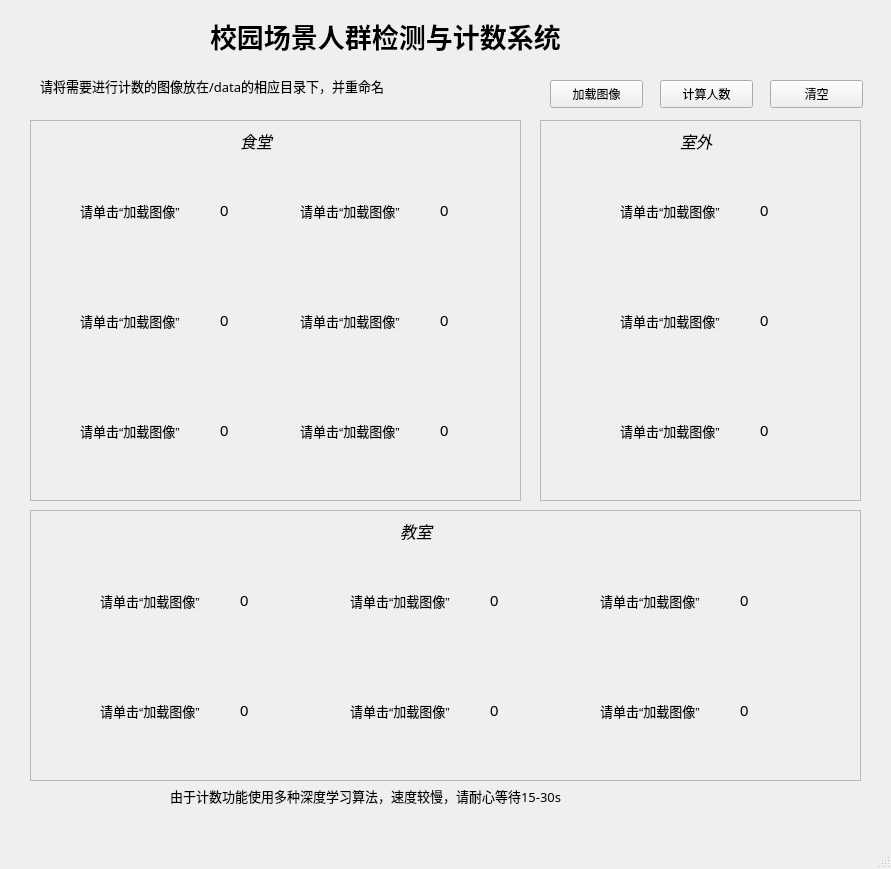
<?xml version="1.0" encoding="UTF-8"?>
<ui version="4.0">
 <class>MainWindow</class>
 <widget class="QMainWindow" name="MainWindow">
  <property name="geometry">
   <rect>
    <x>0</x>
    <y>0</y>
    <width>891</width>
    <height>869</height>
   </rect>
  </property>
  <property name="windowTitle">
   <string>MainWindow</string>
  </property>
  <widget class="QWidget" name="centralwidget">
   <widget class="QLabel" name="title">
    <property name="geometry">
     <rect>
      <x>210</x>
      <y>10</y>
      <width>461</width>
      <height>51</height>
     </rect>
    </property>
    <property name="font">
     <font>
      <family>楷体</family>
      <pointsize>20</pointsize>
      <weight>75</weight>
      <bold>true</bold>
     </font>
    </property>
    <property name="cursor">
     <cursorShape>UpArrowCursor</cursorShape>
    </property>
    <property name="text">
     <string>校园场景人群检测与计数系统</string>
    </property>
    <property name="textFormat">
     <enum>Qt::AutoText</enum>
    </property>
   </widget>
   <widget class="QPushButton" name="calculate_num_button">
    <property name="geometry">
     <rect>
      <x>660</x>
      <y>80</y>
      <width>93</width>
      <height>28</height>
     </rect>
    </property>
    <property name="text">
     <string>计算人数</string>
    </property>
   </widget>
   <widget class="QPushButton" name="show_image_button">
    <property name="geometry">
     <rect>
      <x>550</x>
      <y>80</y>
      <width>93</width>
      <height>28</height>
     </rect>
    </property>
    <property name="text">
     <string>加载图像</string>
    </property>
   </widget>
   <widget class="QLabel" name="notice_label">
    <property name="geometry">
     <rect>
      <x>40</x>
      <y>70</y>
      <width>491</width>
      <height>31</height>
     </rect>
    </property>
    <property name="font">
     <font>
      <family>楷体</family>
      <pointsize>10</pointsize>
      <weight>50</weight>
      <bold>false</bold>
     </font>
    </property>
    <property name="cursor">
     <cursorShape>UpArrowCursor</cursorShape>
    </property>
    <property name="text">
     <string>请将需要进行计数的图像放在/data的相应目录下，并重命名</string>
    </property>
    <property name="textFormat">
     <enum>Qt::AutoText</enum>
    </property>
   </widget>
   <widget class="QFrame" name="restaurant_frame">
    <property name="geometry">
     <rect>
      <x>30</x>
      <y>120</y>
      <width>491</width>
      <height>381</height>
     </rect>
    </property>
    <property name="font">
     <font>
      <pointsize>18</pointsize>
     </font>
    </property>
    <property name="frameShape">
     <enum>QFrame::StyledPanel</enum>
    </property>
    <property name="frameShadow">
     <enum>QFrame::Sunken</enum>
    </property>
    <property name="lineWidth">
     <number>50</number>
    </property>
    <property name="midLineWidth">
     <number>0</number>
    </property>
    <widget class="QLabel" name="res_result_1">
     <property name="geometry">
      <rect>
       <x>190</x>
       <y>80</y>
       <width>51</width>
       <height>21</height>
      </rect>
     </property>
     <property name="font">
      <font>
       <family>Arial</family>
       <pointsize>11</pointsize>
      </font>
     </property>
     <property name="text">
      <string>0</string>
     </property>
    </widget>
    <widget class="QLabel" name="res_image_1">
     <property name="geometry">
      <rect>
       <x>50</x>
       <y>40</y>
       <width>131</width>
       <height>101</height>
      </rect>
     </property>
     <property name="font">
      <font>
       <family>Arial</family>
       <pointsize>10</pointsize>
      </font>
     </property>
     <property name="text">
      <string>请单击“加载图像”</string>
     </property>
    </widget>
    <widget class="QLabel" name="restaurant_label">
     <property name="geometry">
      <rect>
       <x>210</x>
       <y>0</y>
       <width>51</width>
       <height>41</height>
      </rect>
     </property>
     <property name="sizePolicy">
      <sizepolicy hsizetype="Minimum" vsizetype="Preferred">
       <horstretch>0</horstretch>
       <verstretch>0</verstretch>
      </sizepolicy>
     </property>
     <property name="font">
      <font>
       <family>黑体</family>
       <pointsize>12</pointsize>
       <weight>50</weight>
       <italic>true</italic>
       <bold>false</bold>
      </font>
     </property>
     <property name="text">
      <string>食堂</string>
     </property>
    </widget>
    <widget class="QLabel" name="res_image_2">
     <property name="geometry">
      <rect>
       <x>50</x>
       <y>150</y>
       <width>131</width>
       <height>101</height>
      </rect>
     </property>
     <property name="font">
      <font>
       <family>Arial</family>
       <pointsize>10</pointsize>
      </font>
     </property>
     <property name="text">
      <string>请单击“加载图像”</string>
     </property>
    </widget>
    <widget class="QLabel" name="res_result_2">
     <property name="geometry">
      <rect>
       <x>190</x>
       <y>190</y>
       <width>51</width>
       <height>21</height>
      </rect>
     </property>
     <property name="font">
      <font>
       <family>Arial</family>
       <pointsize>11</pointsize>
      </font>
     </property>
     <property name="text">
      <string>0</string>
     </property>
    </widget>
    <widget class="QLabel" name="res_image_3">
     <property name="geometry">
      <rect>
       <x>50</x>
       <y>260</y>
       <width>131</width>
       <height>101</height>
      </rect>
     </property>
     <property name="font">
      <font>
       <family>Arial</family>
       <pointsize>10</pointsize>
      </font>
     </property>
     <property name="text">
      <string>请单击“加载图像”</string>
     </property>
    </widget>
    <widget class="QLabel" name="res_result_3">
     <property name="geometry">
      <rect>
       <x>190</x>
       <y>300</y>
       <width>51</width>
       <height>21</height>
      </rect>
     </property>
     <property name="font">
      <font>
       <family>Arial</family>
       <pointsize>11</pointsize>
      </font>
     </property>
     <property name="text">
      <string>0</string>
     </property>
    </widget>
    <widget class="QLabel" name="res_image_4">
     <property name="geometry">
      <rect>
       <x>270</x>
       <y>40</y>
       <width>131</width>
       <height>101</height>
      </rect>
     </property>
     <property name="font">
      <font>
       <family>Arial</family>
       <pointsize>10</pointsize>
      </font>
     </property>
     <property name="text">
      <string>请单击“加载图像”</string>
     </property>
    </widget>
    <widget class="QLabel" name="res_result_4">
     <property name="geometry">
      <rect>
       <x>410</x>
       <y>80</y>
       <width>51</width>
       <height>21</height>
      </rect>
     </property>
     <property name="font">
      <font>
       <family>Arial</family>
       <pointsize>11</pointsize>
      </font>
     </property>
     <property name="text">
      <string>0</string>
     </property>
    </widget>
    <widget class="QLabel" name="res_image_5">
     <property name="geometry">
      <rect>
       <x>270</x>
       <y>150</y>
       <width>131</width>
       <height>101</height>
      </rect>
     </property>
     <property name="font">
      <font>
       <family>Arial</family>
       <pointsize>10</pointsize>
      </font>
     </property>
     <property name="text">
      <string>请单击“加载图像”</string>
     </property>
    </widget>
    <widget class="QLabel" name="res_result_5">
     <property name="geometry">
      <rect>
       <x>410</x>
       <y>190</y>
       <width>51</width>
       <height>21</height>
      </rect>
     </property>
     <property name="font">
      <font>
       <family>Arial</family>
       <pointsize>11</pointsize>
      </font>
     </property>
     <property name="text">
      <string>0</string>
     </property>
    </widget>
    <widget class="QLabel" name="res_image_6">
     <property name="geometry">
      <rect>
       <x>270</x>
       <y>260</y>
       <width>131</width>
       <height>101</height>
      </rect>
     </property>
     <property name="font">
      <font>
       <family>Arial</family>
       <pointsize>10</pointsize>
      </font>
     </property>
     <property name="text">
      <string>请单击“加载图像”</string>
     </property>
    </widget>
    <widget class="QLabel" name="res_result_6">
     <property name="geometry">
      <rect>
       <x>410</x>
       <y>300</y>
       <width>51</width>
       <height>21</height>
      </rect>
     </property>
     <property name="font">
      <font>
       <family>Arial</family>
       <pointsize>11</pointsize>
      </font>
     </property>
     <property name="text">
      <string>0</string>
     </property>
    </widget>
   </widget>
   <widget class="QPushButton" name="clear_button">
    <property name="geometry">
     <rect>
      <x>770</x>
      <y>80</y>
      <width>93</width>
      <height>28</height>
     </rect>
    </property>
    <property name="text">
     <string>清空</string>
    </property>
   </widget>
   <widget class="QFrame" name="outdoor_frame">
    <property name="geometry">
     <rect>
      <x>540</x>
      <y>120</y>
      <width>321</width>
      <height>381</height>
     </rect>
    </property>
    <property name="font">
     <font>
      <pointsize>18</pointsize>
     </font>
    </property>
    <property name="frameShape">
     <enum>QFrame::StyledPanel</enum>
    </property>
    <property name="frameShadow">
     <enum>QFrame::Sunken</enum>
    </property>
    <property name="lineWidth">
     <number>50</number>
    </property>
    <property name="midLineWidth">
     <number>0</number>
    </property>
    <widget class="QLabel" name="out_result_1">
     <property name="geometry">
      <rect>
       <x>220</x>
       <y>80</y>
       <width>51</width>
       <height>21</height>
      </rect>
     </property>
     <property name="font">
      <font>
       <family>Arial</family>
       <pointsize>11</pointsize>
      </font>
     </property>
     <property name="text">
      <string>0</string>
     </property>
    </widget>
    <widget class="QLabel" name="out_image_1">
     <property name="geometry">
      <rect>
       <x>80</x>
       <y>40</y>
       <width>131</width>
       <height>101</height>
      </rect>
     </property>
     <property name="font">
      <font>
       <family>Arial</family>
       <pointsize>10</pointsize>
      </font>
     </property>
     <property name="text">
      <string>请单击“加载图像”</string>
     </property>
    </widget>
    <widget class="QLabel" name="outdoor_label">
     <property name="geometry">
      <rect>
       <x>140</x>
       <y>0</y>
       <width>51</width>
       <height>41</height>
      </rect>
     </property>
     <property name="sizePolicy">
      <sizepolicy hsizetype="Minimum" vsizetype="Preferred">
       <horstretch>0</horstretch>
       <verstretch>0</verstretch>
      </sizepolicy>
     </property>
     <property name="font">
      <font>
       <family>黑体</family>
       <pointsize>12</pointsize>
       <weight>50</weight>
       <italic>true</italic>
       <bold>false</bold>
      </font>
     </property>
     <property name="text">
      <string>室外</string>
     </property>
    </widget>
    <widget class="QLabel" name="out_image_2">
     <property name="geometry">
      <rect>
       <x>80</x>
       <y>150</y>
       <width>131</width>
       <height>101</height>
      </rect>
     </property>
     <property name="font">
      <font>
       <family>Arial</family>
       <pointsize>10</pointsize>
      </font>
     </property>
     <property name="text">
      <string>请单击“加载图像”</string>
     </property>
    </widget>
    <widget class="QLabel" name="out_result_2">
     <property name="geometry">
      <rect>
       <x>220</x>
       <y>190</y>
       <width>51</width>
       <height>21</height>
      </rect>
     </property>
     <property name="font">
      <font>
       <family>Arial</family>
       <pointsize>11</pointsize>
      </font>
     </property>
     <property name="text">
      <string>0</string>
     </property>
    </widget>
    <widget class="QLabel" name="out_image_3">
     <property name="geometry">
      <rect>
       <x>80</x>
       <y>260</y>
       <width>131</width>
       <height>101</height>
      </rect>
     </property>
     <property name="font">
      <font>
       <family>Arial</family>
       <pointsize>10</pointsize>
      </font>
     </property>
     <property name="text">
      <string>请单击“加载图像”</string>
     </property>
    </widget>
    <widget class="QLabel" name="out_result_3">
     <property name="geometry">
      <rect>
       <x>220</x>
       <y>300</y>
       <width>51</width>
       <height>21</height>
      </rect>
     </property>
     <property name="font">
      <font>
       <family>Arial</family>
       <pointsize>11</pointsize>
      </font>
     </property>
     <property name="text">
      <string>0</string>
     </property>
    </widget>
   </widget>
   <widget class="QFrame" name="restaurant_frame_2">
    <property name="geometry">
     <rect>
      <x>30</x>
      <y>510</y>
      <width>831</width>
      <height>271</height>
     </rect>
    </property>
    <property name="font">
     <font>
      <pointsize>18</pointsize>
     </font>
    </property>
    <property name="frameShape">
     <enum>QFrame::StyledPanel</enum>
    </property>
    <property name="frameShadow">
     <enum>QFrame::Sunken</enum>
    </property>
    <property name="lineWidth">
     <number>50</number>
    </property>
    <property name="midLineWidth">
     <number>0</number>
    </property>
    <widget class="QLabel" name="class_result_1">
     <property name="geometry">
      <rect>
       <x>210</x>
       <y>80</y>
       <width>51</width>
       <height>21</height>
      </rect>
     </property>
     <property name="font">
      <font>
       <family>Arial</family>
       <pointsize>11</pointsize>
      </font>
     </property>
     <property name="text">
      <string>0</string>
     </property>
    </widget>
    <widget class="QLabel" name="class_image_1">
     <property name="geometry">
      <rect>
       <x>70</x>
       <y>40</y>
       <width>131</width>
       <height>101</height>
      </rect>
     </property>
     <property name="font">
      <font>
       <family>Arial</family>
       <pointsize>10</pointsize>
      </font>
     </property>
     <property name="text">
      <string>请单击“加载图像”</string>
     </property>
    </widget>
    <widget class="QLabel" name="classroom_label">
     <property name="geometry">
      <rect>
       <x>370</x>
       <y>0</y>
       <width>51</width>
       <height>41</height>
      </rect>
     </property>
     <property name="sizePolicy">
      <sizepolicy hsizetype="Minimum" vsizetype="Preferred">
       <horstretch>0</horstretch>
       <verstretch>0</verstretch>
      </sizepolicy>
     </property>
     <property name="font">
      <font>
       <family>黑体</family>
       <pointsize>12</pointsize>
       <weight>50</weight>
       <italic>true</italic>
       <bold>false</bold>
      </font>
     </property>
     <property name="text">
      <string>教室</string>
     </property>
    </widget>
    <widget class="QLabel" name="class_image_2">
     <property name="geometry">
      <rect>
       <x>70</x>
       <y>150</y>
       <width>131</width>
       <height>101</height>
      </rect>
     </property>
     <property name="font">
      <font>
       <family>Arial</family>
       <pointsize>10</pointsize>
      </font>
     </property>
     <property name="text">
      <string>请单击“加载图像”</string>
     </property>
    </widget>
    <widget class="QLabel" name="class_result_2">
     <property name="geometry">
      <rect>
       <x>210</x>
       <y>190</y>
       <width>51</width>
       <height>21</height>
      </rect>
     </property>
     <property name="font">
      <font>
       <family>Arial</family>
       <pointsize>11</pointsize>
      </font>
     </property>
     <property name="text">
      <string>0</string>
     </property>
    </widget>
    <widget class="QLabel" name="class_image_3">
     <property name="geometry">
      <rect>
       <x>320</x>
       <y>40</y>
       <width>131</width>
       <height>101</height>
      </rect>
     </property>
     <property name="font">
      <font>
       <family>Arial</family>
       <pointsize>10</pointsize>
      </font>
     </property>
     <property name="text">
      <string>请单击“加载图像”</string>
     </property>
    </widget>
    <widget class="QLabel" name="class_result_3">
     <property name="geometry">
      <rect>
       <x>460</x>
       <y>80</y>
       <width>51</width>
       <height>21</height>
      </rect>
     </property>
     <property name="font">
      <font>
       <family>Arial</family>
       <pointsize>11</pointsize>
      </font>
     </property>
     <property name="text">
      <string>0</string>
     </property>
    </widget>
    <widget class="QLabel" name="class_image_4">
     <property name="geometry">
      <rect>
       <x>320</x>
       <y>150</y>
       <width>131</width>
       <height>101</height>
      </rect>
     </property>
     <property name="font">
      <font>
       <family>Arial</family>
       <pointsize>10</pointsize>
      </font>
     </property>
     <property name="text">
      <string>请单击“加载图像”</string>
     </property>
    </widget>
    <widget class="QLabel" name="class_result_4">
     <property name="geometry">
      <rect>
       <x>460</x>
       <y>190</y>
       <width>51</width>
       <height>21</height>
      </rect>
     </property>
     <property name="font">
      <font>
       <family>Arial</family>
       <pointsize>11</pointsize>
      </font>
     </property>
     <property name="text">
      <string>0</string>
     </property>
    </widget>
    <widget class="QLabel" name="class_image_5">
     <property name="geometry">
      <rect>
       <x>570</x>
       <y>40</y>
       <width>131</width>
       <height>101</height>
      </rect>
     </property>
     <property name="font">
      <font>
       <family>Arial</family>
       <pointsize>10</pointsize>
      </font>
     </property>
     <property name="text">
      <string>请单击“加载图像”</string>
     </property>
    </widget>
    <widget class="QLabel" name="class_result_5">
     <property name="geometry">
      <rect>
       <x>710</x>
       <y>80</y>
       <width>51</width>
       <height>21</height>
      </rect>
     </property>
     <property name="font">
      <font>
       <family>Arial</family>
       <pointsize>11</pointsize>
      </font>
     </property>
     <property name="text">
      <string>0</string>
     </property>
    </widget>
    <widget class="QLabel" name="class_image_6">
     <property name="geometry">
      <rect>
       <x>570</x>
       <y>150</y>
       <width>131</width>
       <height>101</height>
      </rect>
     </property>
     <property name="font">
      <font>
       <family>Arial</family>
       <pointsize>10</pointsize>
      </font>
     </property>
     <property name="text">
      <string>请单击“加载图像”</string>
     </property>
    </widget>
    <widget class="QLabel" name="class_result_6">
     <property name="geometry">
      <rect>
       <x>710</x>
       <y>190</y>
       <width>51</width>
       <height>21</height>
      </rect>
     </property>
     <property name="font">
      <font>
       <family>Arial</family>
       <pointsize>11</pointsize>
      </font>
     </property>
     <property name="text">
      <string>0</string>
     </property>
    </widget>
   </widget>
   <widget class="QLabel" name="notice_label_2">
    <property name="geometry">
     <rect>
      <x>170</x>
      <y>780</y>
      <width>571</width>
      <height>31</height>
     </rect>
    </property>
    <property name="font">
     <font>
      <family>楷体</family>
      <pointsize>10</pointsize>
      <weight>50</weight>
      <bold>false</bold>
     </font>
    </property>
    <property name="cursor">
     <cursorShape>UpArrowCursor</cursorShape>
    </property>
    <property name="text">
     <string>由于计数功能使用多种深度学习算法，速度较慢，请耐心等待15-30s</string>
    </property>
    <property name="textFormat">
     <enum>Qt::AutoText</enum>
    </property>
   </widget>
   <zorder>restaurant_frame</zorder>
   <zorder>title</zorder>
   <zorder>calculate_num_button</zorder>
   <zorder>show_image_button</zorder>
   <zorder>notice_label</zorder>
   <zorder>clear_button</zorder>
   <zorder>outdoor_frame</zorder>
   <zorder>restaurant_frame_2</zorder>
   <zorder>notice_label_2</zorder>
  </widget>
  <widget class="QMenuBar" name="menubar">
   <property name="geometry">
    <rect>
     <x>0</x>
     <y>0</y>
     <width>891</width>
     <height>26</height>
    </rect>
   </property>
  </widget>
  <widget class="QStatusBar" name="statusbar"/>
 </widget>
 <resources/>
 <connections/>
</ui>
